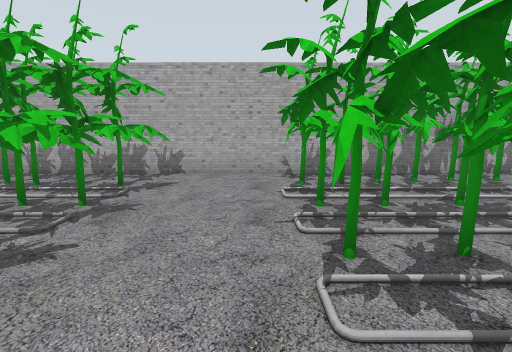
view 1 (above)

18 first-person views from a walk through a world built for the Gazebo simulator. The camera is 1.2 m above the floor, tilts 10° down and sees 85° across. Floor lines are 1 m apart. The floor is counted in squares, 1 m on a side. Each view is taken from the middle of a square. On the plan, view 1 faces up. The plan holds only what a view shows up to about 12 squares ahead; the rest is blank. The place goes on beyond the plan.

view 2
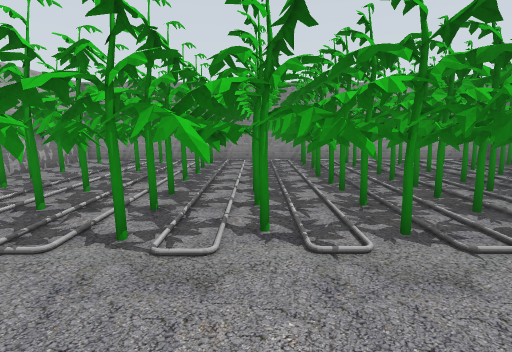

view 3
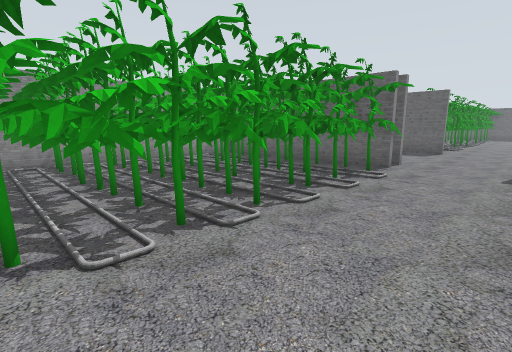

view 4
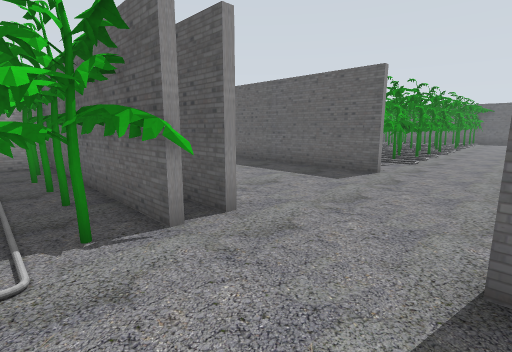

view 5
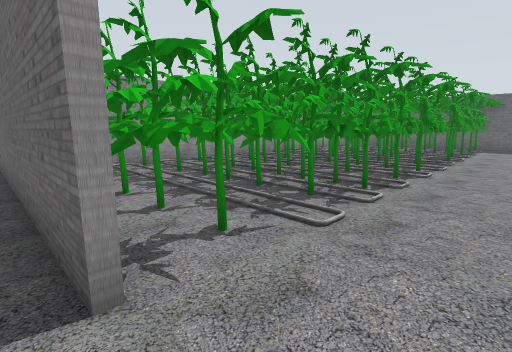

view 6
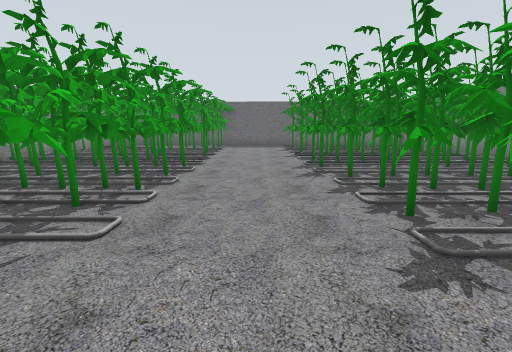

view 7
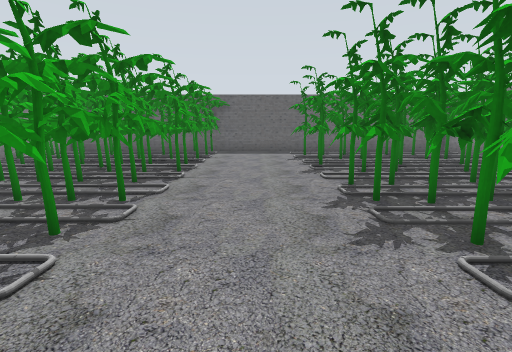

view 8
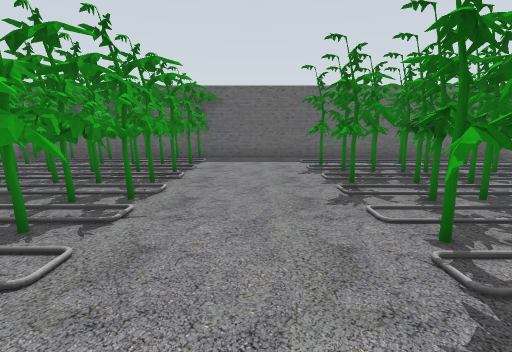

view 9
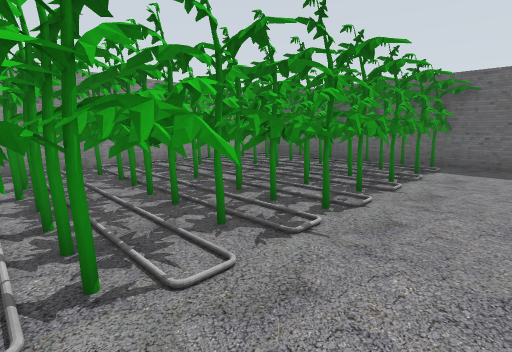

view 10
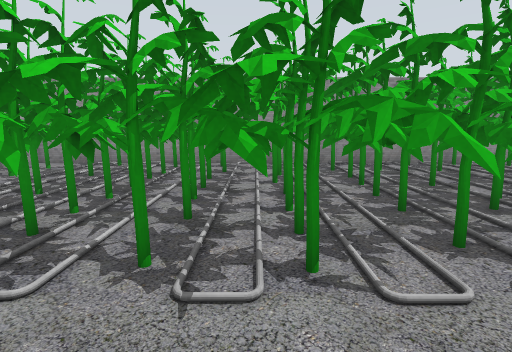

view 11
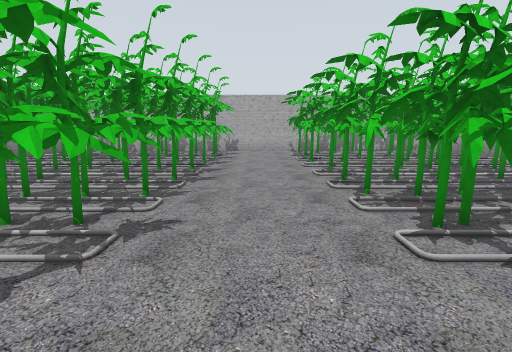

view 12
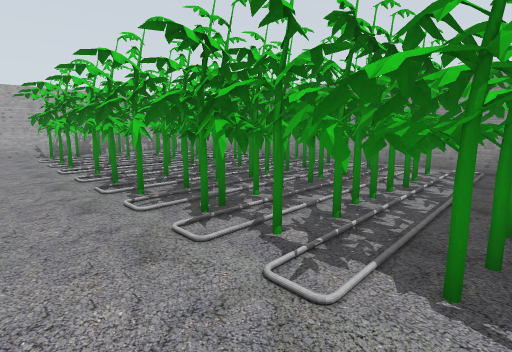

view 13
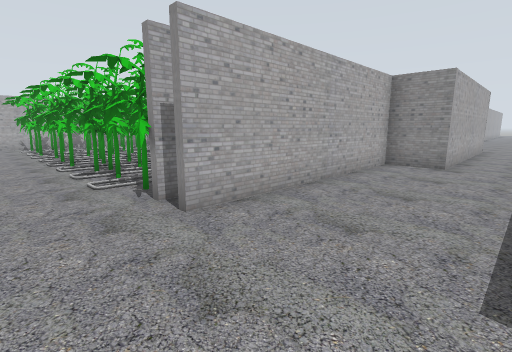

view 14
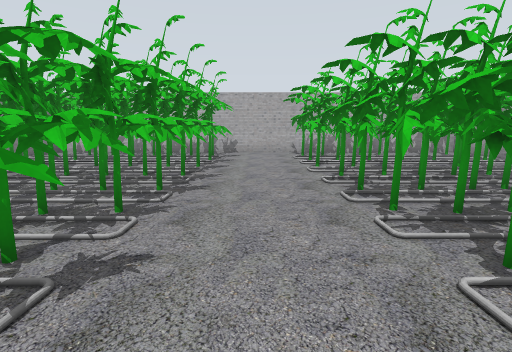

view 15
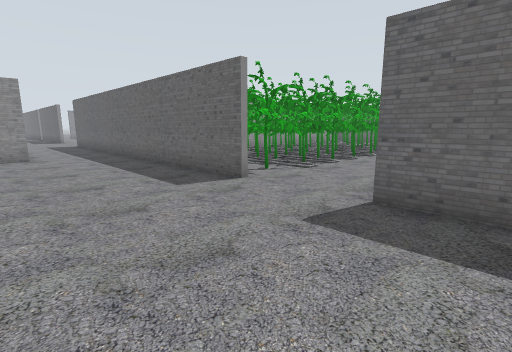

view 16
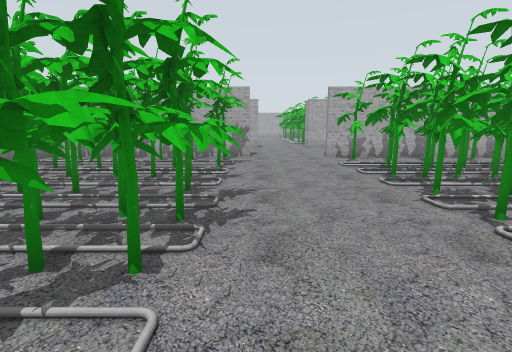

view 17
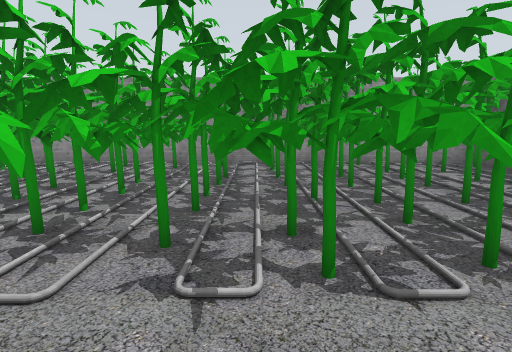

view 18
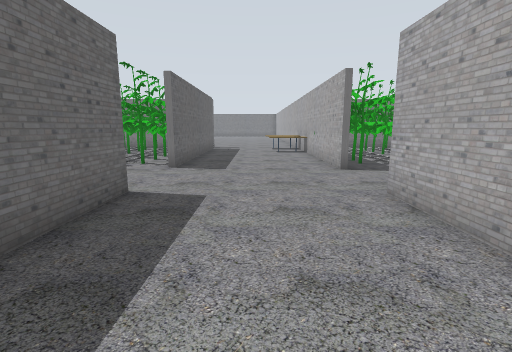

### Floor plan
Points are (right, up) in squares from view 1. A wall is a line through its corners. A room is listed if a view was taken in it or the views show most of it. See-through windows are left out.
Room 1 (views 1, 2, 3, 4, 5, 6, 7, 8, 9, 10, 11, 12, 13, 14, 15, 16, 17, 18)
walls: (7.4, -13.4) (9, -13.4); (8.3, -15.4) (8.3, -13.6); (14.6, -10.3) (8.3, -10.2) (8.3, -8.6) (1, -8.6); (1, -8.4) (2.2, -8.4); (1.5, -7.7) (1, -7.7); (8.3, -21.6) (8.3, -20.5); (1, -7.5) (8.3, -7.5) (8.3, -0.4); (-1.8, -8.6) (-2.4, -8.6); (8.3, 1.4) (8.3, 7.2) (5.9, 7.2); (5.6, 7.2) (-4.5, 7.2); (-4.5, -31.1) (6.6, -31.1)
objects: plant (-4, -30); other object (-4, -29); plant (-4, -28); other object (-4, -27); plant (-4, -26) to (-4, -25); plant (-4, -24); plant (-4, -23) to (-3, -22); plant (-4, -22); plant (-4, -21); plant (-4, -20) to (-4, -19); plant (-4, -18); plant (-4, -17) to (-4, -16); plant (-4, -15) to (-4, -14); plant (-4, -8) to (-3, -7); other object (-4, -7); plant (-4, -6) to (-4, -5); plant (-4, -4); other object (-4, -3); other object (-4, -2) to (-4, -1); other object (-4, 0); other object (-4, 1) to (-4, 2); other object (-4, 3); plant (-4, 4); other object (-4, 5); plant (-4, 6); plant (-3, -29) to (-3, -28); plant (-3, -27) to (-3, -25); plant (-3, -24); plant (-3, -23) to (-2, -22); plant (-3, -21) to (-2, -21); plant (-3, -20); plant (-3, -19) to (-3, -18); plant (-3, -17) to (-3, -16); plant (-3, -15) to (-3, -14); plant (-3, -8); plant (-3, -6) to (-2, -4); plant (-3, -3); plant (-3, -2) to (-2, -1); plant (-3, -1) to (-2, 0); plant (-3, 0); plant (-3, 1) to (-2, 2); plant (-3, 2) to (-2, 3); plant (-3, 3); plant (-3, 4) to (-2, 5); plant (-3, 5) to (-3, 6); plant (1, -30); plant (1, -29); plant (1, -28) to (2, -27); plant (1, -26) to (2, -26); plant (1, -25) to (1, -24); plant (1, -22) to (2, -21); plant (1, -20) to (2, -20); plant (1, -19) to (1, -18); plant (1, -16) to (2, -14); plant (1, -7) to (2, -6); plant (1, -5) to (1, -3); plant (1, -2); plant (1, -1) to (2, 0); plant (1, 1); plant (1, 2) to (1, 3); plant (1, 4); plant (1, 5) to (1, 6); plant (2, -30); plant (2, -29) to (3, -28); plant (2, -28) to (3, -27); plant (2, -25) to (2, -24); plant (2, -23); plant (2, -22); plant (2, -19) to (2, -18); plant (2, -17) to (2, -16); plant (2, -7) to (3, -6); plant (2, -5); plant (2, -4); plant (2, -3) to (2, -1); plant (2, 1); plant (2, 2) to (2, 3); plant (2, 4) to (2, 5); plant (2, 6); plant (3, -30) to (4, -30); plant (3, -29) to (4, -28); plant (3, -26); plant (3, -25) to (3, -24); plant (3, -23); plant (3, -22) to (3, -21); plant (3, -20); plant (3, -19) to (4, -18); plant (3, -17); plant (3, -16) to (3, -14); plant (3, -7) to (4, -6); plant (3, -5); plant (3, -4) to (4, -3); plant (3, -2); plant (3, -1) to (3, 0); plant (3, 1); plant (3, 2) to (4, 3); plant (3, 4); plant (3, 5) to (3, 6); plant (4, -29) to (5, -28); plant (4, -27) to (4, -26); plant (4, -25) to (5, -24); plant (4, -23) to (5, -23); plant (4, -22) to (4, -21); plant (4, -20); plant (4, -18) to (4, -16); plant (4, -15) to (5, -14); plant (4, -7) to (5, -6); plant (4, -5); plant (4, -4) to (5, -3); plant (4, -2); plant (4, -1) to (4, 0); plant (4, 1); plant (4, 2) to (5, 3); plant (4, 4); plant (4, 5) to (4, 6); plant (5, -30); plant (5, -29) to (6, -28); plant (5, -27); plant (5, -26); plant (5, -22) to (5, -21); plant (5, -20); plant (5, -19); plant (5, -18) to (5, -16); plant (5, -5); plant (5, -4); plant (5, -2); plant (5, -1) to (6, 0); plant (5, 1); plant (5, 2) to (6, 3); plant (5, 4) to (6, 4); plant (5, 5) to (5, 6); other object (6, -30) to (7, -30); plant (6, -29) to (7, -29); plant (6, -27); plant (6, -26); plant (6, -25) to (6, -24); plant (6, -23); plant (6, -22) to (7, -21); plant (6, -20); plant (6, -19) to (7, -18); plant (6, -17); plant (6, -16) to (6, -14); plant (6, -7) to (6, -6); plant (6, -5); other object (6, -4); plant (6, -3) to (6, -1); plant (6, 1); other object (6, 2) to (7, 3); plant (6, 5) to (6, 6); other object (7, -31) to (8, -30); plant (7, -28) to (7, -27); other object (7, -27) to (8, -26); other object (7, -26) to (8, -25); other object (7, -24) to (8, -24); plant (7, -23) to (7, -22); plant (7, -20); other object (7, -19) to (8, -18); plant (7, -17); other object (7, -16) to (7, -14); plant (7, -7); plant (7, -6) to (7, -5); other object (7, -4) to (7, -3); other object (7, -2); plant (7, -1) to (7, 0); other object (7, 1) to (8, 1); other object (7, 2) to (8, 3); other object (7, 4) to (8, 5); plant (7, 5) to (7, 6); other object (8, -29) to (8, -28); other object (8, -23) to (8, -22); other object (8, -20) to (8, -19); plant (8, -17) to (8, -16); plant (8, 0)

Where each view was taken, in squares from view 1:
view 1: 0 up, 0 right, facing up
view 2: 1 up, 2 left, facing right
view 3: 1 up, 2 left, facing down-right
view 4: 6 down, 2 left, facing down-right
view 5: 13 down, 1 left, facing down-right
view 6: 13 down, 1 left, facing down
view 7: 17 down, 1 left, facing down
view 8: 20 down, 1 left, facing down
view 9: 21 down, 1 left, facing down-right
view 10: 21 down, 1 left, facing right
view 11: 7 down, 1 left, facing up
view 12: 7 down, 1 left, facing up-right
view 13: 12 down, 1 left, facing up-right
view 14: 6 down, 1 left, facing up
view 15: 9 down, 4 left, facing down-right
view 16: 25 down, 2 left, facing up
view 17: 24 down, 1 left, facing right
view 18: 11 down, 6 right, facing left
